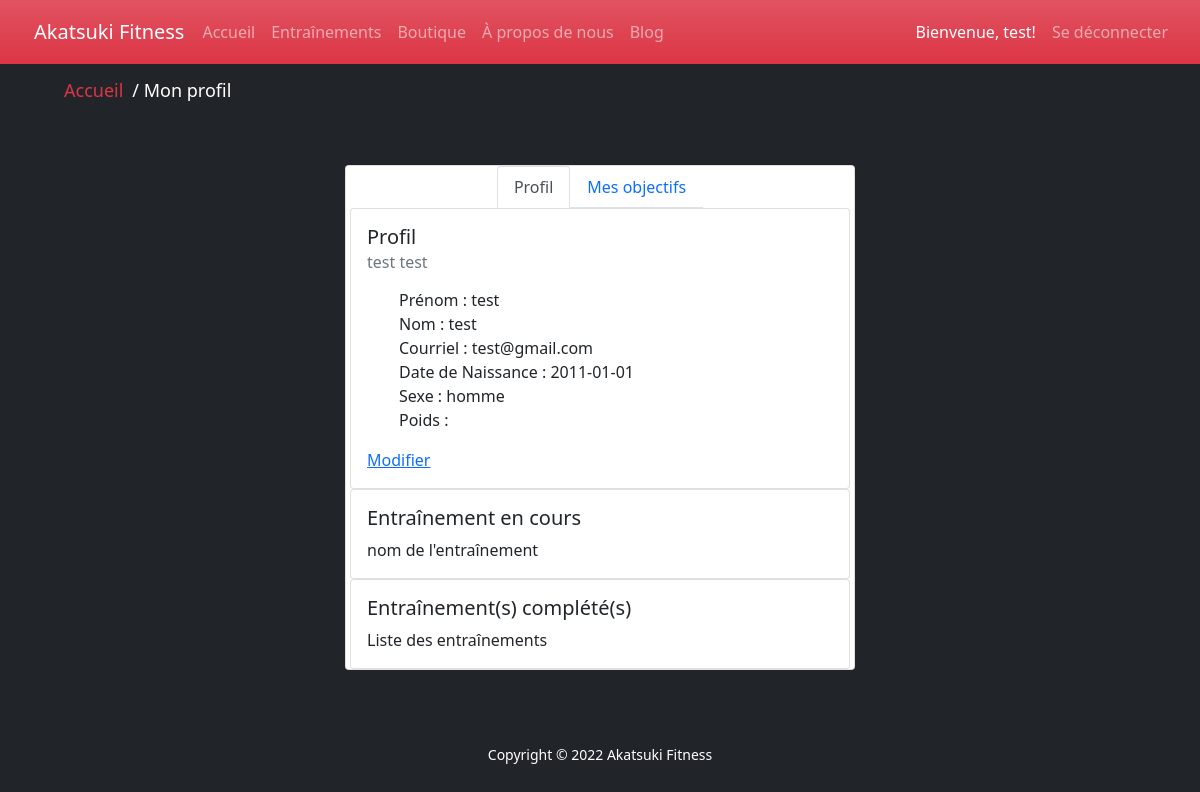
The page /profile.php (signed in) on the database as committed earlier.
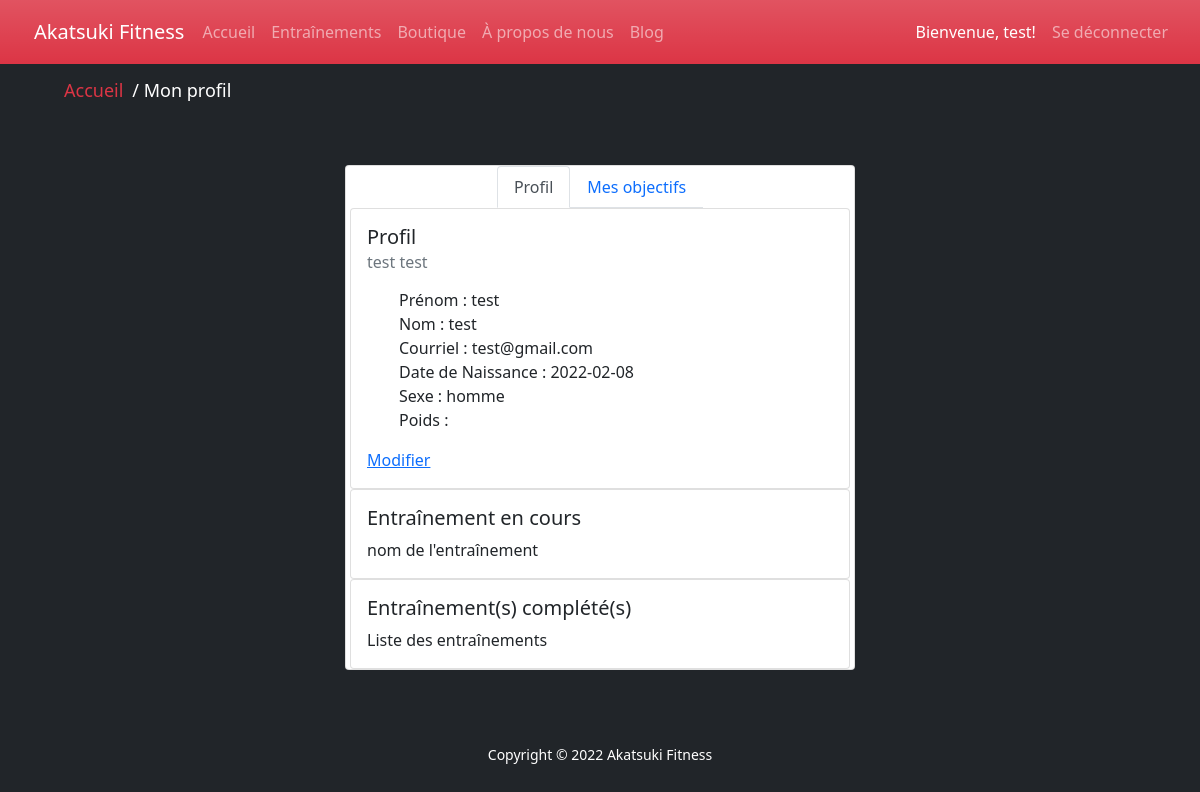
The same page on the database as committed later.
### tables this page shows
CREATE TABLE `utilisateur` (
  `iduser` int(11) NOT NULL,
  `nom` varchar(50) NOT NULL,
  `prenom` varchar(50) NOT NULL,
  `email` varchar(100) NOT NULL,
  `date_de_naissance` date NOT NULL,
  `sexe` int(11) NOT NULL,
  `poids` float DEFAULT NULL,
  `datedebutabonnement` date DEFAULT NULL,
  `datefinabonnement` date DEFAULT NULL
);

### db/conn.php (called while the page is built)
<?php
$host = 'localhost';
$db = 'akatsuki_db';
$user = 'root';
$pass = '';
$chartset = 'utf8mb4';
$dsn = "mysql:host=$host;dbname=$db;chartset=$chartset";
try {
    $pdo = new PDO($dsn, $user, $pass);
    $pdo->setAttribute(PDO::ATTR_ERRMODE, PDO::ERRMODE_EXCEPTION);
} catch (PDOException $e) {
    throw new PDOException($e->getMessage());
}
require_once 'Crud.php';
$crud = new Crud($pdo);

### db/Crud.php (called while the page is built, shortened)
<?php
class Crud
{
    private $db;
    public function __construct($conn)
    {
        $this->db = $conn;
    }
    public function getUser($id){
        try {
            $sql = "SELECT * FROM utilisateur WHERE iduser = '$id' ";
            $stmt = $this->db->prepare($sql);
            $stmt->execute();
            $result = $stmt->fetch();
            return  $result;
        } catch (PDOException $e) {
            echo $e->getMessage();
            return false;
        }
    }
}

### vue/profile_tab.php (the view)
<div class="tab-pane fade show active" id="profile" role="tabpanel" aria-labelledby="profile-tab">
    <div class="card" style="width:500px;">
        <div class="card-body">
            <h5 class="card-title">Profil</h5>
            <h6 class="card-subtitle mb-2 text-muted"><?php echo $firstname . ' ' . $lastname ?></h6>
            <p class="card-text">
            <ul style="list-style-type:none;">
                <li>Prénom : <?php echo $firstname ?></li>
                <li>Nom : <?php echo $lastname ?> </li>
                <li>Courriel : <?php echo $email ?></li>
                <li>Date de Naissance : <?php echo $dob ?></li>
                <li>Sexe : <?php
                if($sexe == 0){
                    echo "homme";
                }else if($sexe ==1){
                    echo "femme";
                }else{
                    echo "autre";
                }
               ?></li>
                <li>Poids : <?php echo $weight ?></li>
            </ul>
            </p>
            <a href="profile_edit.php" class="card-link">Modifier</a>
        </div>
    </div>
    <div class="card" style="width:500px;">
        <div class="card-body">
            <h5 class="card-title">Entraînement en cours</h5>
            <p class="card-text">
                nom de l'entraînement
            </p>
        </div>
    </div>
    <div class="card" style="width:500px;">
        <div class="card-body">
            <h5 class="card-title">Entraînement(s) complété(s)</h5>
            <p class="card-text">
                Liste des entraînements
            </p>
        </div>
    </div>
</div>

### vue/nav.php (shortened to what this page needs)
<nav id="myNav" class="navbar navbar-expand-md navbar-dark bg-danger bg-gradient">
    <div class="container-fluid">
        <a class="logo navbar-brand" href="index.php">Akatsuki Fitness</a>
        <div class="collapse navbar-collapse" id="navbarNav">
            <div class="navbar-nav me-auto">
                <a id="btnHome" href="index.php" class="nav-item nav-link">Accueil</a>
                <a id="btnTrain" href="workouts.php" class="nav-item nav-link">Entraînements</a>
                <a id="btnStore" href="shop_index.php" class="nav-item nav-link">Boutique</a>
                <a id="btnAbout" href="about.php" class="nav-item nav-link">À propos de nous</a>
                <a id="btnBlog" href="blog.php" class="nav-item nav-link">Blog</a>
            </div>
            <div class="navbar-nav ms-auto">
                <?php if(!isset($_SESSION['userid'])) { ?>
                <a href="login.php" class="nav-item nav-link">Se connecter</a>
                <?php } else {
                    $userid = $_SESSION['userid'];
                    $userInfo = $crud->getUser($userid); ?>
                <a id="btnBlog" href="profile.php" class="nav-item nav-link active">Bienvenue,
                    <?php echo $userInfo['prenom']?>!</a>
                <a href="logout.php" class="nav-item nav-link">Se déconnecter</a>
                <?php }?>
            </div>
        </div>
    </div>
</nav>

Rows that differ between the two databases and show on the page:
changed utilisateur "test": date_de_naissance "2011-01-01" → "2022-02-08"
